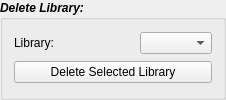
               <widget class="QGroupBox" name="groupBox_DeleteLibrary">
                <property name="font">
                 <font>
                  <italic>true</italic>
                  <bold>true</bold>
                 </font>
                </property>
                <property name="title">
                 <string>Delete Library:</string>
                </property>
                <layout class="QVBoxLayout" name="verticalLayout_102">
                 <item>
                  <layout class="QHBoxLayout" name="horizontalLayout_78">
                   <item>
                    <widget class="QLabel" name="label_sgDeleteLibrary">
                     <property name="minimumSize">
                      <size>
                       <width>120</width>
                       <height>20</height>
                      </size>
                     </property>
                     <property name="maximumSize">
                      <size>
                       <width>120</width>
                       <height>16777215</height>
                      </size>
                     </property>
                     <property name="font">
                      <font>
                       <italic>false</italic>
                       <bold>false</bold>
                      </font>
                     </property>
                     <property name="text">
                      <string>Library:</string>
                     </property>
                    </widget>
                   </item>
                   <item>
                    <widget class="QComboBox" name="comboBox_sgDeleteLibrary">
                     <property name="font">
                      <font>
                       <italic>false</italic>
                       <bold>false</bold>
                      </font>
                     </property>
                    </widget>
                   </item>
                  </layout>
                 </item>
                 <item>
                  <widget class="QPushButton" name="pushButton_sgDeleteLibraryTree">
                   <property name="font">
                    <font>
                     <italic>false</italic>
                     <bold>false</bold>
                    </font>
                   </property>
                   <property name="text">
                    <string>Delete Selected Library</string>
                   </property>
                  </widget>
                 </item>
                </layout>
               </widget>
